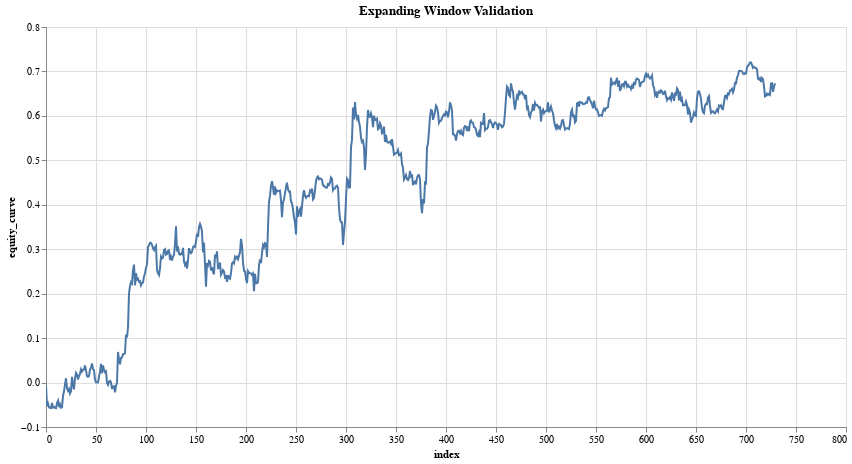

Source (notebook cell):
### Code cell
research.plot_column(validation_results, 'equity_curve', title='Expanding Window Validation')

### Figure 1 — Vega-Lite specification as saved in the notebook (floating-point values rounded to 4 significant figures; data arrays with more than 128 entries replaced by an {"elided": "..."} marker saying what was removed)
{"config": {"view": {"continuousWidth": 300, "continuousHeight": 300}}, "data": {"name": "data-d2c676f31e3f83d64b3f75e753ac395b"}, "mark": {"type": "line", "tooltip": true}, "encoding": {"x": {"field": "index", "type": "quantitative"}, "y": {"field": "equity_curve", "type": "quantitative"}}, "height": 400, "params": [{"name": "param_2", "select": {"type": "interval", "encodings": ["x", "y"]}, "bind": "scales"}], "title": "Expanding Window Validation", "width": 800, "$schema": "https://vega.github.io/schema/vega-lite/v5.20.1.json", "datasets": {"data-d2c676f31e3f83d64b3f75e753ac395b": {"elided": "730 records"}}}
